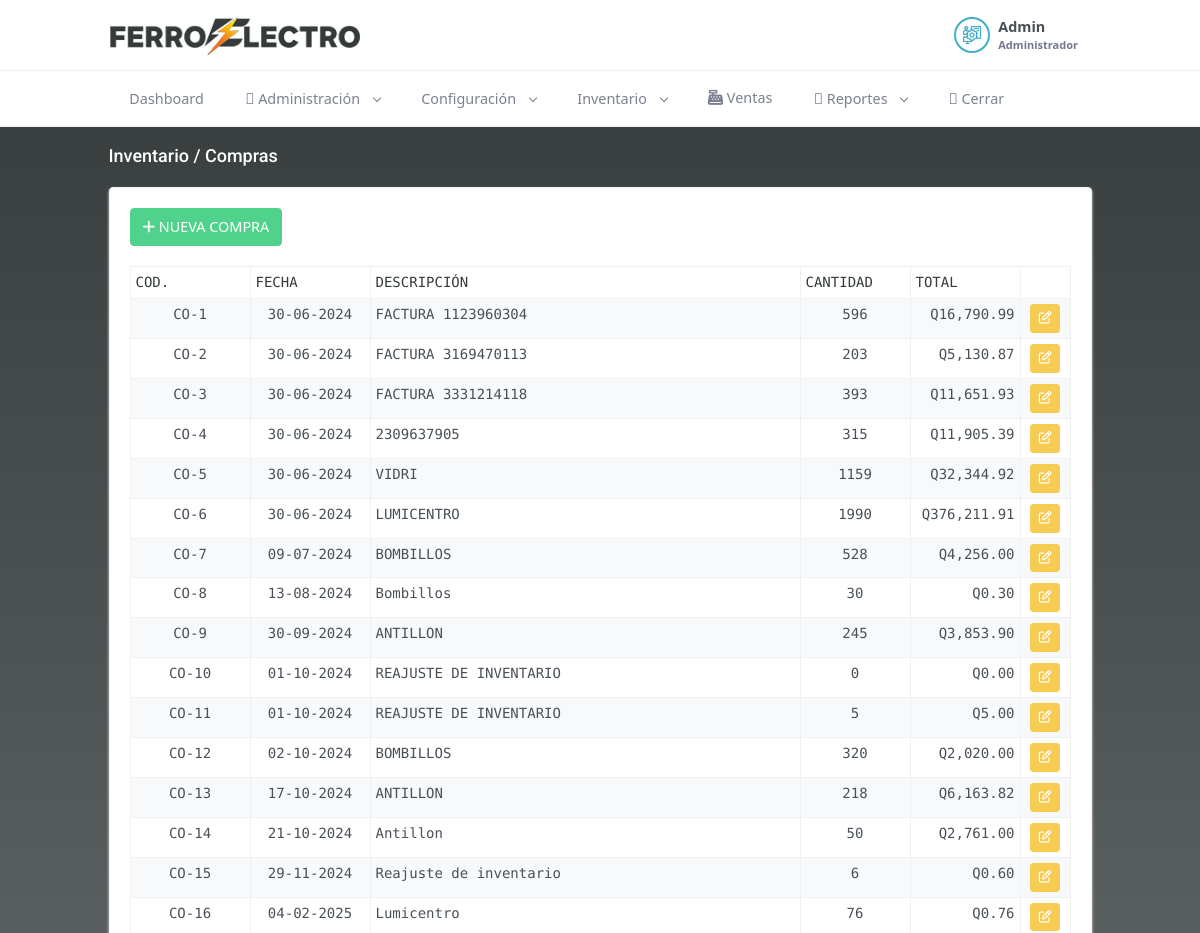
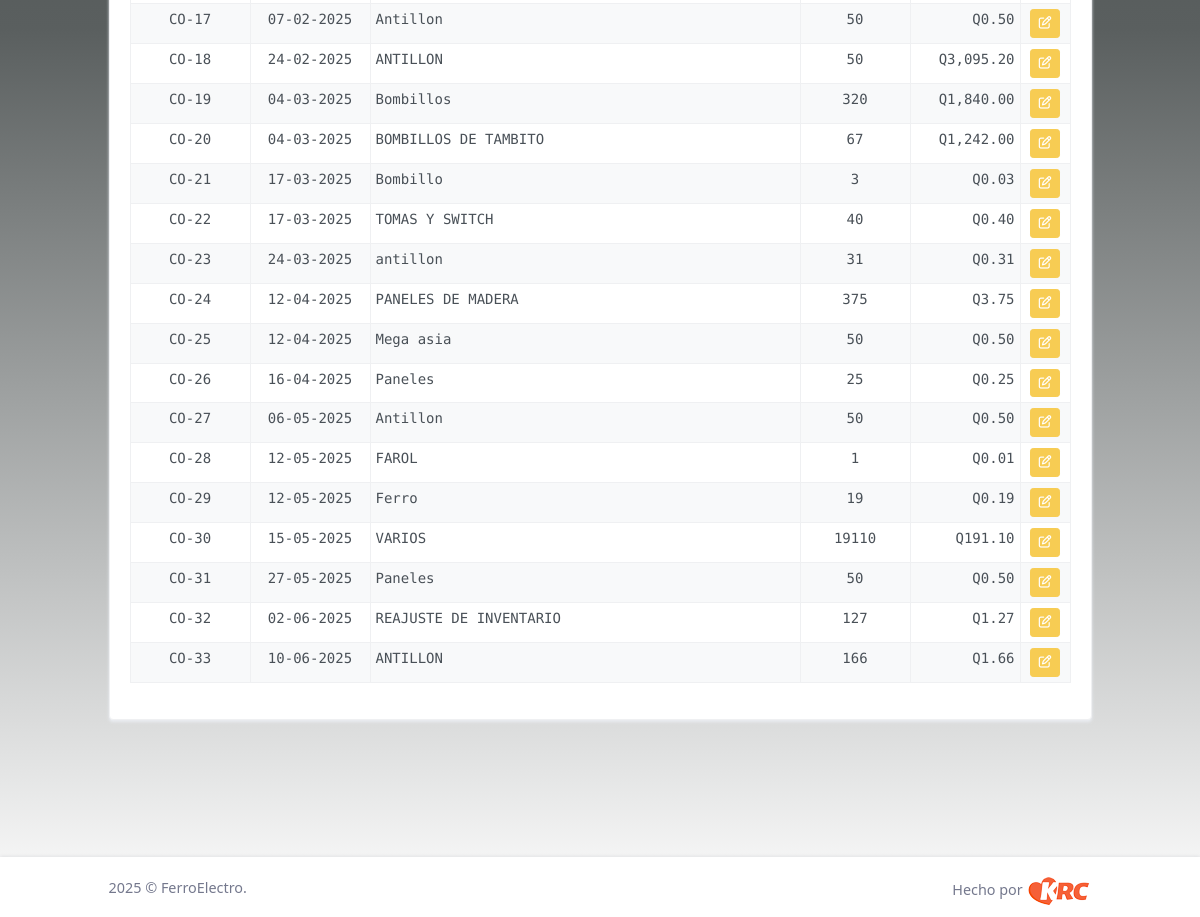
Screenshot of /index.php/inventario/compras (signed in) with the database file from the repository (2 pictures, top to bottom).
### tables this page shows
CREATE TABLE `compras` (
  `id` int(11) NOT NULL,
  `fecha` date NOT NULL,
  `descripcion` varchar(300) NOT NULL,
  `status` int(11) NOT NULL DEFAULT 1
);

### application/controllers/inventario/Compras.php (called while the page is built, shortened)
<?php
class Compras extends CI_Controller {
	public function index()
	{
        $d['title'] = 'Inventario';
        $h['title'] =  $d['title'];
		$d['msg'] = '';
        $d['compras'] = $this->model->all_compras();
        $this->load->view('header_view', $h);
		$this->load->view('inventario/compras_view', $d);
        $this->load->view('footer_view', $h);
	}
}

### index.php (called while the page is built, shortened)
<?php
require_once BASEPATH.'core/CodeIgniter.php';

### application/models/Model.php (called while the page is built, shortened)
<?php
class Model extends CI_Model
{
  public function all_compras(){
    $q= $this
        ->db
        ->select('*')
	      ->from('compras')
        ->get();
    if($q->num_rows() > 0) {
      return $q->result_array();
    }
    return array();
  }
  public function lista_inventario_sin_agrupar($idcompra){
    $str = 'inventario.idcompra, inventario.idproducto, inventario.costo, inventario.idventa, inventario.venta, inventario.status statusinv, ';
    $str .= 'productos.id idpr, productos.sku, productos.nombreproducto';
    $q= $this
        ->db
        ->select($str)
	      ->from('inventario')
        ->where('idcompra', $idcompra)
        ->join('productos', 'productos.id = inventario.idproducto')
        ->get();
    if($q->num_rows() > 0) {
      return $q->result_array();
    }
    return array();
  }
}

### application/views/inventario/compras_view.php (the view, shortened to what this page needs)
<div class="main-content">
    <div class="page-content">
        <div class="container-fluid">
            <div class="row">
                <div class="col-12">
                    <div class="page-title-box d-flex align-items-center justify-content-between">
                        <h4 class="mb-0"><?= $title . ' / Compras' ?></h4>
                    </div>
                </div>
            </div>
            <div class="row">
                <div class="col-xl-12">
                    <div class="card card-h-100">
                        <div class="card-body">
                        <a href="<?= base_url('inventario/compras/nueva_compra') ?>" class="btn btn-success" style="margin-bottom: 20px;"><i class="fas fa-plus"></i> NUEVA COMPRA</a>
                            <div class="table-responsive">
                                <table id="clientSearch" class="table table-striped table-bordered table-condensed table-hovered" style="width:100%">
                                    <thead>
                                        <tr>
                                            <th>COD.</th>
                                            <th>FECHA</th>
                                            <th>DESCRIPCIÓN</th>
                                            <th>CANTIDAD</th>
                                            <th>TOTAL</th>
                                            <th class="no-print"></th>
                                        </tr>
                                    </thead>
                                    <tbody>
                                        <?php
                                        foreach($compras as $c){
                                            $lalista = $this->model->lista_inventario_sin_agrupar($c['id']);
                                            $cantidad = 0;
                                            $total = 0;
                                            foreach($lalista as $l){
                                                $cantidad = $cantidad + 1;
                                                $total = $total + $l['costo'];
                                            }
                                        ?>
                                        <tr>
                                            <td style="width: 120px; text-align: center;"><?= 'CO-' . $c['id'] ?></td>
                                            <td style="width: 120px; text-align: center;"><?= date('d-m-Y', strtotime($c['fecha'])) ?></td>
                                            <td><?= $c['descripcion'] ?></td>
                                            <td style="width: 110px; text-align: center;"><?= $cantidad ?></td>
                                            <td style="width: 110px; text-align: right;"><?= 'Q' . number_format($total, 2, '.', ',') ?></td>
                                            <?php
                                            if($c['status'] == 0){
                                            ?>
                                            <td class="no-print" style="text-align: center; width: 50px;">
                                                <a href="<?= base_url('administracion/clientes/reactivar_cliente/' . $c['id']) ?>" class="btn btn-sm btn-default"><i class="fa fa-refresh"></i></a>
                                            </td>
                                            <?php
                                            }else{
                                            ?>
                                            <td class="no-print" style="text-align: center; width: 50px;">
                                                <a href="<?= base_url('inventario/compras/lista_compra/' . $c['id']) ?>" class="btn btn-sm btn-warning"><i class="fa fa-edit"></i></a>
                                            </td>
                                            <?php
                                            }
                                            ?>
                                        </tr>
                                        <?php
                                        }
                                        ?>
                                    </tbody>
                                </table>
                            </div>
                        </div>
                    </div>
                </div>
            </div>
        </div>
    </div>

### assets/login/css/login.css (style rules this page uses)
#bodyall { background: #343b3a; background: -moz-linear-gradient(180deg, #343b3a 0%, #5a5f5f 52%, rgba(255,255,255,1) 100%); background: -webkit-linear-gradient(180deg, #343b3a 0%, #5a5f5f 52%, rgba(255,255,255,1) 100%); background: linear-gradient(180deg, #343b3a 0%, #5a5f5f 52%, rgba(255,255,255,1) 100%); filter: progid:DXImageTransform.Microsoft.gradient(startColorstr="#343b3a",endColorstr="#ffffff",GradientType=1); }
.page-title-box > h4 { color: #fff !important; }
label, th { color: #343b3a; }

### application/views/inventario/compras_view.php (style rules this page uses)
table { font-family: 'Source Code Pro', monospace; font-size: 14px; }
.table > :not(caption) > * > * { padding: 5px; }

### rows the page displays
compras: id "1", fecha "30-06-2024", descripcion "FACTURA 1123960304", cantidad "596", total "16,790.99"
compras: id "2", fecha "30-06-2024", descripcion "FACTURA 3169470113", cantidad "203", total "5,130.87"
compras: id "3", fecha "30-06-2024", descripcion "FACTURA 3331214118", cantidad "393", total "11,651.93"
compras: id "4", fecha "30-06-2024", descripcion "2309637905", cantidad "315", total "11,905.39"
compras: id "5", fecha "30-06-2024", descripcion "VIDRI", cantidad "1159", total "32,344.92"
compras: id "6", fecha "30-06-2024", descripcion "LUMICENTRO", cantidad "1990", total "376,211.91"
compras: id "7", fecha "09-07-2024", descripcion "BOMBILLOS", cantidad "528", total "4,256.00"
compras: id "8", fecha "13-08-2024", descripcion "Bombillos", cantidad "30", total "0.30"
compras: id "9", fecha "30-09-2024", descripcion "ANTILLON", cantidad "245", total "3,853.90"
compras: id "10", fecha "01-10-2024", descripcion "REAJUSTE DE INVENTARIO", cantidad "0", total "0.00"
compras: id "11", fecha "01-10-2024", descripcion "REAJUSTE DE INVENTARIO", cantidad "5", total "5.00"
compras: id "12", fecha "02-10-2024", descripcion "BOMBILLOS", cantidad "320", total "2,020.00"
compras: id "13", fecha "17-10-2024", descripcion "ANTILLON", cantidad "218", total "6,163.82"
compras: id "14", fecha "21-10-2024", descripcion "Antillon", cantidad "50", total "2,761.00"
compras: id "15", fecha "29-11-2024", descripcion "Reajuste de inventario", cantidad "6", total "0.60"
compras: id "16", fecha "04-02-2025", descripcion "Lumicentro", cantidad "76", total "0.76"
compras: id "17", fecha "07-02-2025", descripcion "Antillon", cantidad "50", total "0.50"
compras: id "18", fecha "24-02-2025", descripcion "ANTILLON", cantidad "50", total "3,095.20"
compras: id "19", fecha "04-03-2025", descripcion "Bombillos", cantidad "320", total "1,840.00"
compras: id "20", fecha "04-03-2025", descripcion "BOMBILLOS DE TAMBITO", cantidad "67", total "1,242.00"
compras: id "21", fecha "17-03-2025", descripcion "Bombillo", cantidad "3", total "0.03"
compras: id "22", fecha "17-03-2025", descripcion "TOMAS Y SWITCH", cantidad "40", total "0.40"
compras: id "23", fecha "24-03-2025", descripcion "antillon", cantidad "31", total "0.31"
compras: id "24", fecha "12-04-2025", descripcion "PANELES DE MADERA", cantidad "375", total "3.75"
compras: id "25", fecha "12-04-2025", descripcion "Mega asia", cantidad "50", total "0.50"
compras: id "26", fecha "16-04-2025", descripcion "Paneles", cantidad "25", total "0.25"
compras: id "27", fecha "06-05-2025", descripcion "Antillon", cantidad "50", total "0.50"
compras: id "28", fecha "12-05-2025", descripcion "FAROL", cantidad "1", total "0.01"
compras: id "29", fecha "12-05-2025", descripcion "Ferro", cantidad "19", total "0.19"
compras: id "30", fecha "15-05-2025", descripcion "VARIOS", cantidad "19110", total "191.10"
compras: id "31", fecha "27-05-2025", descripcion "Paneles", cantidad "50", total "0.50"
compras: id "32", fecha "02-06-2025", descripcion "REAJUSTE DE INVENTARIO", cantidad "127", total "1.27"
compras: id "33", fecha "10-06-2025", descripcion "ANTILLON", cantidad "166", total "1.66"

### other values shown
$_SESSION['nombre'] "Admin"
$_SESSION['rolname'] "Administrador"
$title "Inventario"
